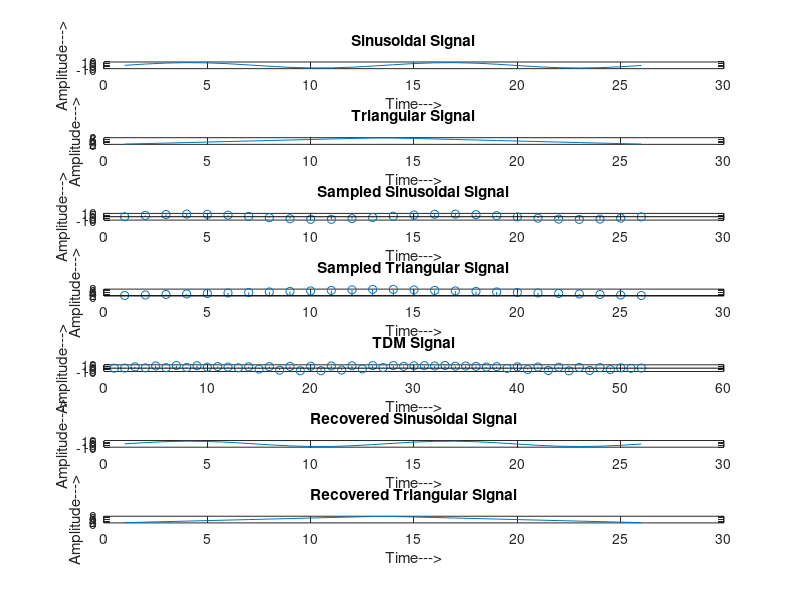

Write the MATLAB code that produced this figure.
clc;
close all;
clear all;
% Signal generation
x=0:.5:4*pi; % signal taken up to 4pi
sig1=8*sin(x); % generate 1st sinusoidal signal
l=length(sig1);
sig2=8*triang(l); % Generate 2nd triangular Signal
% Display of Both Signal
subplot(7,1,1);
plot(sig1);
title('Sinusoidal Signal');
ylabel('Amplitude--->');
xlabel('Time--->');
subplot(7,1,2);
plot(sig2);
title('Triangular Signal');
ylabel('Amplitude--->');
xlabel('Time--->');
% Display of Both Sampled Signal
subplot(7,1,3);
stem(sig1);
title('Sampled Sinusoidal Signal');
ylabel('Amplitude--->');
xlabel('Time--->');
subplot(7,1,4);
stem(sig2);
title('Sampled Triangular Signal');
ylabel('Amplitude--->');
xlabel('Time--->');
subplot(7,1,5);
l1=length(sig1);
l2=length(sig2);
for i=1:l1
sig(1,i)=sig1(i); % Making Both row vector to a matrix
sig(2,i)=sig2(i);
end
% TDM of both quantize signal
tdmsig=reshape(sig,1,2*l1);
% Display of TDM Signal
stem(tdmsig);
title('TDM Signal');
ylabel('Amplitude--->');
xlabel('Time--->');
% Demultiplexing of TDM Signal
demux=reshape(tdmsig,2,l1);
for i=1:l1
sig3(i)=demux(1,i); % Converting The matrix into row vectors
sig4(i)=demux(2,i);
end
% display of demultiplexed signal
subplot(7,1,6)
plot(sig3);
title('Recovered Sinusoidal Signal');
ylabel('Amplitude--->');
xlabel('Time--->');
subplot(7,1,7)
plot(sig4);
title('Recovered Triangular Signal');
ylabel('Amplitude--->');
xlabel('Time--->');
